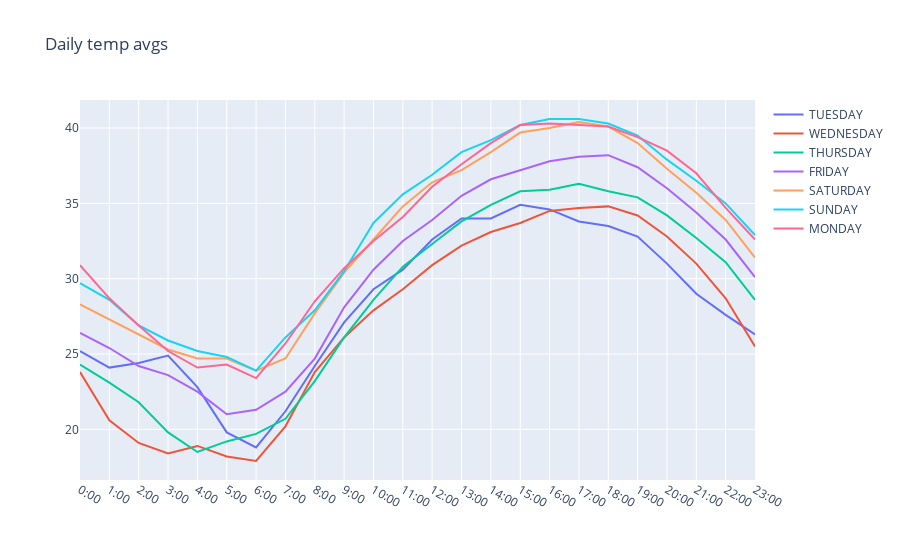

The code cell stored with this chart in its notebook:
### Code cell
fig

### Figure 1 — Plotly figure (JSON) as saved in the notebook; plotly's stock layout.template omitted (floating-point values rounded to 4 significant figures; data arrays with more than 128 entries replaced by an {"elided": "..."} marker saying what was removed)
{"data": [{"name": "TUESDAY", "type": "scatter", "x": {"elided": "168 str values"}, "y": [25.2, 24.1, 24.4, 24.9, 22.8, 19.8, 18.8, 21.2, 24.2, 27.1, 29.3, 30.6, 32.6, 34, 34, 34.9, 34.6, 33.8, 33.5, 32.8, 31, 29, 27.6, 26.3]}, {"name": "WEDNESDAY", "type": "scatter", "x": {"elided": "168 str values"}, "y": [23.8, 20.6, 19.1, 18.4, 18.9, 18.2, 17.9, 20.2, 23.8, 26.1, 27.9, 29.3, 30.9, 32.2, 33.1, 33.7, 34.5, 34.7, 34.8, 34.2, 32.8, 31, 28.7, 25.5]}, {"name": "THURSDAY", "type": "scatter", "x": {"elided": "168 str values"}, "y": [24.3, 23.1, 21.8, 19.8, 18.5, 19.2, 19.7, 20.7, 23.2, 26.1, 28.6, 30.8, 32.3, 33.8, 34.9, 35.8, 35.9, 36.3, 35.8, 35.4, 34.2, 32.7, 31.1, 28.6]}, {"name": "FRIDAY", "type": "scatter", "x": {"elided": "168 str values"}, "y": [26.4, 25.4, 24.2, 23.6, 22.5, 21, 21.3, 22.5, 24.7, 28.1, 30.6, 32.5, 33.9, 35.5, 36.6, 37.2, 37.8, 38.1, 38.2, 37.4, 36, 34.4, 32.6, 30.1]}, {"name": "SATURDAY", "type": "scatter", "x": {"elided": "168 str values"}, "y": [28.3, 27.3, 26.3, 25.3, 24.7, 24.7, 23.9, 24.7, 27.7, 30.4, 32.6, 34.8, 36.4, 37.2, 38.4, 39.7, 40, 40.4, 40.1, 39, 37.3, 35.7, 33.9, 31.4]}, {"name": "SUNDAY", "type": "scatter", "x": {"elided": "168 str values"}, "y": [29.7, 28.6, 26.9, 25.9, 25.2, 24.8, 23.9, 26.1, 27.9, 30.5, 33.7, 35.6, 36.9, 38.4, 39.2, 40.2, 40.6, 40.6, 40.3, 39.5, 37.9, 36.5, 35, 32.9]}, {"name": "MONDAY", "type": "scatter", "x": {"elided": "168 str values"}, "y": [30.9, 28.7, 26.9, 25.2, 24.1, 24.3, 23.4, 25.7, 28.5, 30.7, 32.5, 34.1, 36.1, 37.6, 39, 40.2, 40.3, 40.2, 40.1, 39.4, 38.5, 37, 34.7, 32.6]}], "layout": {"autosize": true, "title": {"text": "Daily temp avgs"}, "xaxis": {"autorange": true, "range": [0, 23], "type": "category"}, "yaxis": {"autorange": true, "range": [16.64, 41.86], "type": "linear"}}}
